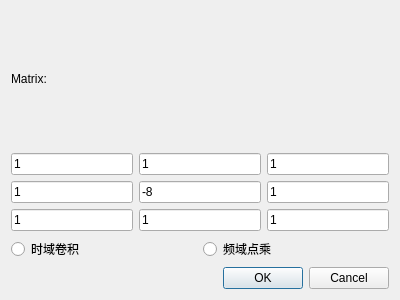
<?xml version="1.0" encoding="UTF-8"?>
<ui version="4.0">
 <class>HighPassDialog</class>
 <widget class="QDialog" name="HighPassDialog">
  <property name="geometry">
   <rect>
    <x>0</x>
    <y>0</y>
    <width>400</width>
    <height>300</height>
   </rect>
  </property>
  <property name="windowTitle">
   <string>Dialog</string>
  </property>
  <layout class="QVBoxLayout" name="verticalLayout">
   <item>
    <widget class="QLabel" name="label">
     <property name="text">
      <string>Matrix:</string>
     </property>
    </widget>
   </item>
   <item>
    <layout class="QGridLayout" name="gridLayout">
     <item row="0" column="1">
      <widget class="QLineEdit" name="lineEdit12">
       <property name="text">
        <string>1</string>
       </property>
      </widget>
     </item>
     <item row="0" column="0">
      <widget class="QLineEdit" name="lineEdit11">
       <property name="text">
        <string>1</string>
       </property>
      </widget>
     </item>
     <item row="0" column="2">
      <widget class="QLineEdit" name="lineEdit13">
       <property name="text">
        <string>1</string>
       </property>
      </widget>
     </item>
     <item row="2" column="2">
      <widget class="QLineEdit" name="lineEdit33">
       <property name="text">
        <string>1</string>
       </property>
      </widget>
     </item>
     <item row="2" column="0">
      <widget class="QLineEdit" name="lineEdit31">
       <property name="text">
        <string>1</string>
       </property>
      </widget>
     </item>
     <item row="1" column="0">
      <widget class="QLineEdit" name="lineEdit21">
       <property name="text">
        <string>1</string>
       </property>
      </widget>
     </item>
     <item row="1" column="1">
      <widget class="QLineEdit" name="lineEdit22">
       <property name="text">
        <string>-8</string>
       </property>
      </widget>
     </item>
     <item row="2" column="1">
      <widget class="QLineEdit" name="lineEdit32">
       <property name="text">
        <string>1</string>
       </property>
      </widget>
     </item>
     <item row="1" column="2">
      <widget class="QLineEdit" name="lineEdit23">
       <property name="text">
        <string>1</string>
       </property>
      </widget>
     </item>
    </layout>
   </item>
   <item>
    <layout class="QHBoxLayout" name="horizontalLayout">
     <item>
      <widget class="QRadioButton" name="radiobtn_spatial">
       <property name="text">
        <string>时域卷积</string>
       </property>
      </widget>
     </item>
     <item>
      <widget class="QRadioButton" name="radiobtn_fre">
       <property name="text">
        <string>频域点乘</string>
       </property>
      </widget>
     </item>
    </layout>
   </item>
   <item>
    <widget class="QDialogButtonBox" name="buttonBox">
     <property name="orientation">
      <enum>Qt::Horizontal</enum>
     </property>
     <property name="standardButtons">
      <set>QDialogButtonBox::Cancel|QDialogButtonBox::Ok</set>
     </property>
    </widget>
   </item>
  </layout>
 </widget>
 <resources/>
 <connections>
  <connection>
   <sender>buttonBox</sender>
   <signal>accepted()</signal>
   <receiver>HighPassDialog</receiver>
   <slot>accept()</slot>
   <hints>
    <hint type="sourcelabel">
     <x>248</x>
     <y>254</y>
    </hint>
    <hint type="destinationlabel">
     <x>157</x>
     <y>274</y>
    </hint>
   </hints>
  </connection>
  <connection>
   <sender>buttonBox</sender>
   <signal>rejected()</signal>
   <receiver>HighPassDialog</receiver>
   <slot>reject()</slot>
   <hints>
    <hint type="sourcelabel">
     <x>316</x>
     <y>260</y>
    </hint>
    <hint type="destinationlabel">
     <x>286</x>
     <y>274</y>
    </hint>
   </hints>
  </connection>
 </connections>
</ui>
